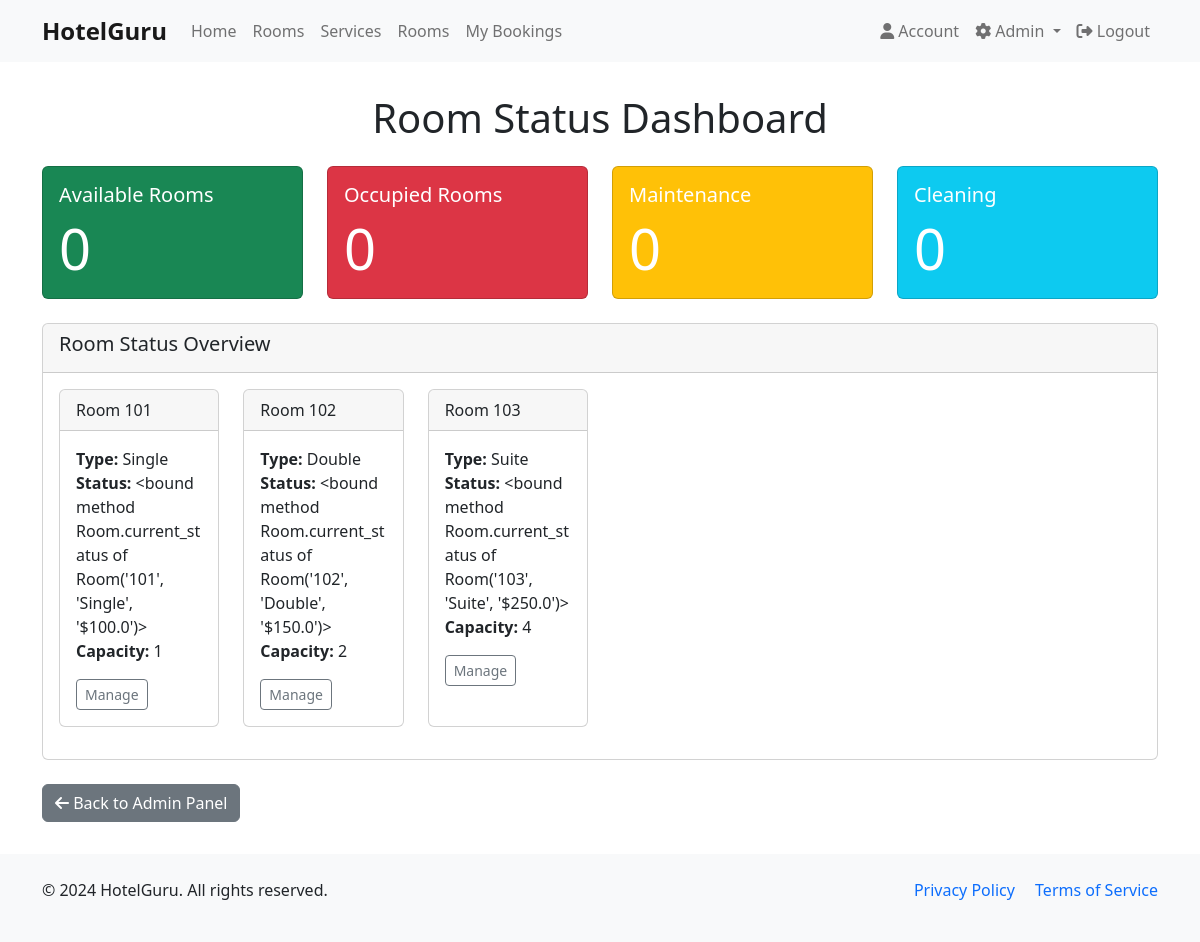
/admin/room_status (signed in), run on the app's committed database.
### WebApp/models.py (models this page shows, shortened)
class Room(db.Model):
    id = db.Column(db.Integer, primary_key=True)
    room_number = db.Column(db.Integer, nullable=False)
    room_type = db.Column(db.String(20), nullable=False)
    capacity = db.Column(db.Integer, nullable=False)
    price_per_night = db.Column(db.Float, nullable=False)
    bookings = db.relationship('Booking', backref='room', lazy='dynamic', cascade="all, delete-orphan")
    description = db.Column(db.Text, nullable=True)
    status = db.Column(db.String(20), default='Available')  # Available, Maintenance, Cleaning
    amenities = db.Column(db.String(255), nullable=True)
    image_url = db.Column(db.String(255), nullable=True, default='default_room.jpg')
    is_available = db.Column(db.Boolean, default=True)
    def is_available(self, start_date, end_date):
        """Check if room is available for the given date range"""
        if not self.is_available:
            return False
        overlapping_bookings = Booking.query.filter(
            Booking.room_id == self.id,
            Booking.status.in_(['Pending', 'Confirmed']),
            Booking.start_date < end_date, Booking.end_date > start_date).count()
        return overlapping_bookings == 0
    def __repr__(self):
        return f"Room('{self.room_number}', '{self.room_type}', '${self.price_per_night}')"

### WebApp/routes.py (the view)
@routes.route("/admin/room_status")
@admin_required
def room_status_dashboard():
    rooms = Room.query.order_by(Room.room_number).all()
    current_user = get_current_user()
    return render_template('room_status.html', title='Room Status', rooms=rooms, current_user=current_user)

### WebApp/auth.py (called while the page is built)
def admin_required(f):
    @wraps(f)
    def decorated_function(*args, **kwargs):
        if 'user_id' not in session:
           flash('Please log in to access this page', 'danger')
           return redirect(url_for('routes.login', next=request.url))
        user = User.query.get(session['user_id'])
        if not user or not user.is_admin:
            flash('You do not have permission to access this page', 'danger')
            abort(403)
        return f(*args, **kwargs)
    return decorated_function

def get_current_user():
    if 'user_id' in session:
        return User.query.get(session['user_id'])
    return None

### WebApp/models.py (called while the page is built)
@login_manager.user_loader
def load_user(user_id):
    return User.query.get(int(user_id))

### WebApp/templates/room_status.html (shortened to what this page needs)
{% extends "base.html" %}
{% block content %}
<div class="container">
    <h1 class="text-center mb-4">Room Status Dashboard</h1>
    <div class="row mb-4">
        <div class="col-md-3">
            <div class="card text-white bg-success">
                <div class="card-body">
                    <h5 class="card-title">Available Rooms</h5>
                    <p class="card-text display-4">{{ rooms|selectattr('current_status', 'equalto', 'Available')|list|length }}</p>
                </div>
            </div>
        </div>
        <div class="col-md-3">
            <div class="card text-white bg-danger">
                <div class="card-body">
                    <h5 class="card-title">Occupied Rooms</h5>
                    <p class="card-text display-4">{{ rooms|selectattr('current_status', 'equalto', 'Unavailable')|list|length }}</p>
                </div>
            </div>
        </div>
        <div class="col-md-3">
            <div class="card text-white bg-warning">
                <div class="card-body">
                    <h5 class="card-title">Maintenance</h5>
                    <p class="card-text display-4">{{ rooms|selectattr('status', 'equalto', 'Maintenance')|list|length }}</p>
                </div>
            </div>
        </div>
        <div class="col-md-3">
            <div class="card text-white bg-info">
                <div class="card-body">
                    <h5 class="card-title">Cleaning</h5>
                    <p class="card-text display-4">{{ rooms|selectattr('status', 'equalto', 'Cleaning')|list|length }}</p>
                </div>
            </div>
        </div>
    </div>
    <div class="card mb-4">
        <div class="card-header">
            <h5>Room Status Overview</h5>
        </div>
        <div class="card-body">
            <div class="row">
                {% for room in rooms %}
                <div class="col-md-2 mb-3">
                    <div class="card h-100
                        ">
                        <div class="card-header
                            ">
                            Room {{ room.room_number }}
                        </div>
                        <div class="card-body">
                            <p class="card-text">
                                <strong>Type:</strong> {{ room.room_type }}<br>
                                <strong>Status:</strong> {{ room.current_status }}<br>
                                <strong>Capacity:</strong> {{ room.capacity }}
                            </p>
                            <a href="{{ url_for('routes.edit_room', room_id=room.id) }}" class="btn btn-sm btn-outline-secondary">Manage</a>
                        </div>
                    </div>
                </div>
                {% endfor %}
            </div>
        </div>
    </div>
    <div class="mt-4">
        <a href="{{ url_for('routes.admin') }}" class="btn btn-secondary">
            <i class="fas fa-arrow-left"></i> Back to Admin Panel
        </a>
    </div>
</div>
{% endblock %}

### WebApp/templates/base.html (style rules this page uses)
body { min-height: 100vh; display: flex; flex-direction: column; }

### data on the page
Room: room_number "101", room_type "Single", current_status "<bound method Room.current_status of Room('101', 'Single', '$100.0')>", capacity "1"
Room: room_number "102", room_type "Double", current_status "<bound method Room.current_status of Room('102', 'Double', '$150.0')>", capacity "2"
Room: room_number "103", room_type "Suite", current_status "<bound method Room.current_status of Room('103', 'Suite', '$250.0')>", capacity "4"

### other printed values
{{ rooms|selectattr('current_status', 'equalto', 'Available')|list|length }} "0"
{{ rooms|selectattr('status', 'equalto', 'Maintenance')|list|length }} "0"
{{ rooms|selectattr('status', 'equalto', 'Cleaning')|list|length }} "0"
